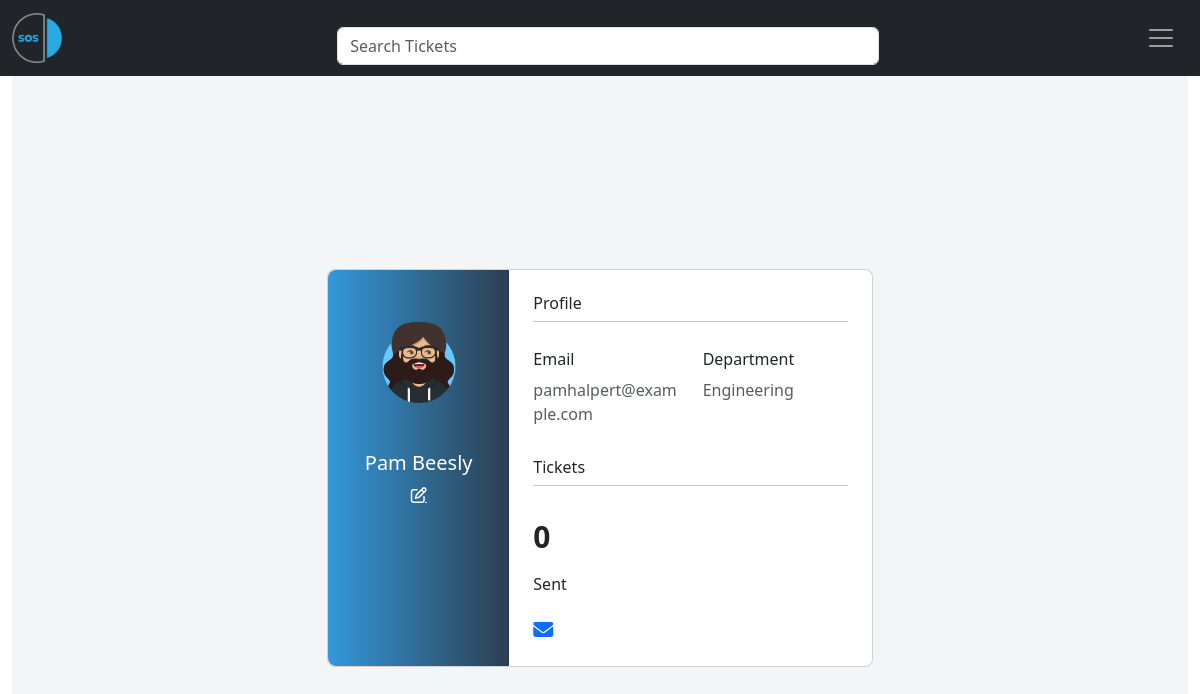
Page /user/pam (signed in) on the committed database.
### app/models/user.py (models this page shows, shortened)
class User(UserMixin, db.Model):
    __tablename__ = 'users'
    id = db.Column(db.Integer, primary_key=True)
    first_name = db.Column(db.String(128), nullable=False)
    last_name = db.Column(db.String(128))
    username = db.Column(db.String(128), unique=True, nullable=False)
    email = db.Column(db.String(64), unique=True, nullable=False)
    password_hash = db.Column(db.String(128))
    department = db.Column(db.String(64), nullable=False)
    created_on = db.Column(db.DateTime(), default=datetime.now)
    updated_on = db.Column(db.DateTime(), default=datetime.now, onupdate=datetime.now)
    confirmed = db.Column(db.Boolean, default=False)
    role_id = db.Column(db.Integer, db.ForeignKey('roles.id'))
    tickets = db.relationship('Ticket', backref='sender', lazy='dynamic')
    @property
    def password(self):
        """
        Make Passwords in plain text an inaccessible property/unreadable
        """
        raise AttributeError('Password is not a readable attribute')
    def can(self, perm):
        return self.role is not None and self.role.has_permission(perm)
    def is_administrator(self):
        return self.can(Permission.ADMIN)

### app/main/views.py (the view)
@main.route('/user/<username>', methods=['GET', 'POST'], strict_slashes=False)
@login_required
def user(username):
    user = User.query.filter_by(username=username).first_or_404()
    if user.username != current_user.username and not current_user.can(Permission.ADMIN):
        return render_template('403.html')
    tkt_count = user.tickets.count()
    return render_template('user_profile.html', user=user, tkt_count=tkt_count)

### app/main/forms.py
class SearchForm(FlaskForm):
    q = StringField('Search Tickets', validators=[DataRequired()])
    def __init__(self, *args, **kwargs):
        if 'formdata' not in kwargs:
            kwargs['formdata'] = request.args
        if 'meta' not in kwargs:
            kwargs['meta'] = {'csrf': False}
        super(SearchForm, self).__init__(*args, **kwargs)

### app/auth/views.py (called while the page is built)
@auth.before_app_request
def before_request():
    if (current_user.is_authenticated
            and not current_user.confirmed
            and request.blueprint != 'auth'
            and request.endpoint != 'static'):
        return redirect(url_for('auth.unconfirmed'))

### app/main/__init__.py (called while the page is built)
@main.app_context_processor
def inject_permissions():
    return dict(Permission=Permission)

### app/main/views.py (called while the page is built)
@main.before_request
def before_request():
    g.search_form = SearchForm()

### app/models/role.py (called while the page is built)
    def has_permission(self, permission):
        return self.permissions & permission == permission

### app/models/user.py (called while the page is built)
@login_manager.user_loader
def load_user(user_id: str) -> User:
    return User.query.get(int(user_id))

### app/templates/user_profile.html (shortened to what this page needs)
{% extends "base.html" %}
{% block page_content %}
<section class="vh-100" style="background-color: #f4f5f7;">
  <div class="container py-5 h-100">
    <div class="row d-flex justify-content-center align-items-center h-100">
      <div class="col col-lg-6 mb-4 mb-lg-0">
        <div class="card mb-3" style="border-radius: .5rem;">
          <div class="row g-0">
            <div class="col-md-4 gradient-custom text-center text-white"
              style="border-top-left-radius: .5rem; border-bottom-left-radius: .5rem;">
              <img src="/static/images/default_avatar.png"
                alt="user avatar" class="img-fluid my-5" style="width: 80px;" />
              <h5>{{ user.first_name }} {{ user.last_name }}</h5>
              {% if current_user.is_administrator() %}
                <a class="far fa-edit mb-5" href="{{ url_for('main.edit_profile_admin', id=user.id) }}"
                   style="color: white;" data-bs-toggle="tooltip" data-bs-placement="bottom" data-bs-title="Edit Profile">
                </a>
              {% endif %}
            </div>
            <div class="col-md-8">
              <div class="card-body p-4">
                <h6>Profile</h6>
                <hr class="mt-0 mb-4">
                <div class="row pt-1">
                  <div class="col-6 mb-3">
                    <h6>Email</h6>
                    <p class="text-muted">{{ user.email }}</p>
                  </div>
                  <div class="col-6 mb-3">
                    <h6>Department</h6>
                    <p class="text-muted">{{ user.department }}</p>
                  </div>
                </div>
                <h6>Tickets</h6>
                <hr class="mt-0 mb-4">
                <div class="row pt-1">
                  <div class="col-6 mb-3">
                    <p style="font-size: 30px; font-weight: bold;">{{ tkt_count }}</p>
                    <h6>Sent</h6>
                  </div>
                  <div class="col-6 mb-3">
                  </div>
                </div>
                <div class="d-flex justify-content-start">
                  {% if current_user.is_administrator() %}
                  <a href="mailto:{{ user.email }}"><i class="fa fa-envelope fa-lg"></i></a>
                  {% endif %}
                </div>
              </div>
            </div>
          </div>
        </div>
      </div>
    </div>
  </div>
</section>
{% endblock %}

### app/static/styles.css (style rules this page uses)
.col-md-4 { width: 450px; }
.gradient-custom { background: #2c3e50; background: -webkit-linear-gradient(to right, #3498db, #2c3e50); background: linear-gradient(to right, #3498db, #2c3e50); }

### rows in the picture
User: first_name "Pam", last_name "Beesly", email "pamhalpert@example.com", department "Engineering"

### other values in the picture
{{ tkt_count }} "0"
